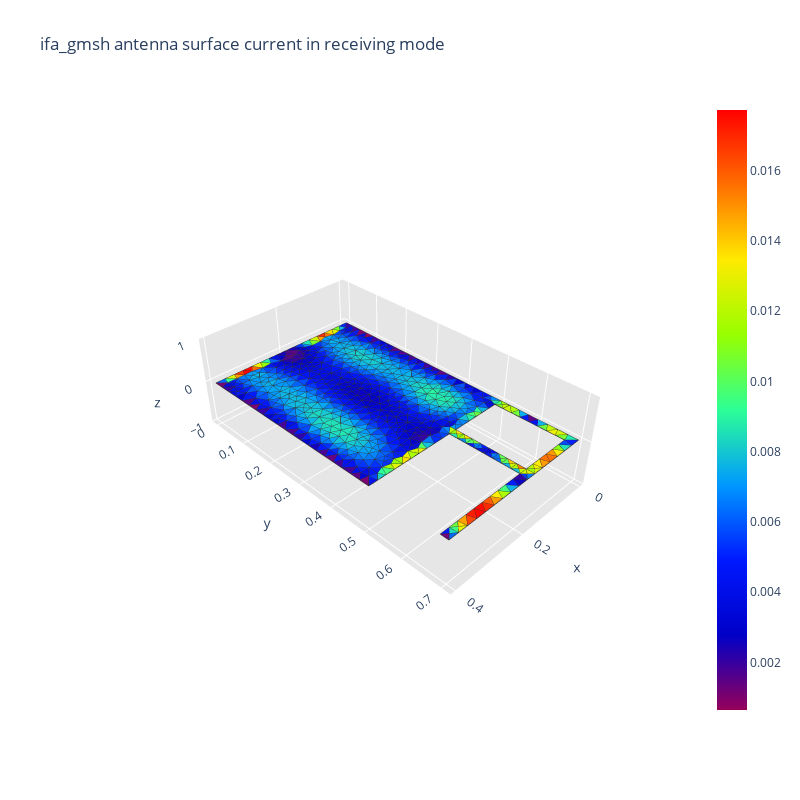

Notebook cell for this chart:
### Code cell
traitement_de_(ifa_mat_gmsh)
print("\n")

start_time = time.time()

scattering_algorithm(ifa_mat_gmsh, 1.3e9, wave_incident_direction, polarization, load_from_matlab=True)

elapsed_time = time.time() - start_time
print(f"\nTemps écoulé pour le traitement de l'antenne étudiée : {elapsed_time:.6f} secondes")
print('\n')

### Figure 1 — Plotly figure (JSON) as saved in the notebook; plotly's stock layout.template omitted (floating-point values rounded to 4 significant figures; data arrays with more than 128 entries replaced by an {"elided": "..."} marker saying what was removed)
{"data": [{"facecolor": {"elided": "955 str values"}, "i": {"elided": "955 int values"}, "j": {"elided": "955 int values"}, "k": {"elided": "955 int values"}, "name": "", "type": "mesh3d", "x": {"elided": "546 float values"}, "y": {"elided": "546 float values"}, "z": {"elided": "546 int values"}}, {"line": {"color": "rgb(50, 50, 50)", "width": 1.5}, "mode": "lines", "showlegend": false, "type": "scatter3d", "x": {"elided": "4775 float values"}, "y": {"elided": "4775 float values"}, "z": {"elided": "4775 int values"}}, {"hoverinfo": "none", "marker": {"color": [0.0006514, 0.01772], "colorscale": [[0, "rgb(150, 0, 90)"], [0.125, "rgb(0, 0, 200)"], [0.25, "rgb(0, 25, 255)"], [0.375, "rgb(0, 152, 255)"], [0.5, "rgb(44, 255, 150)"], [0.625, "rgb(151, 255, 0)"], [0.75, "rgb(255, 234, 0)"], [0.875, "rgb(255, 111, 0)"], [1, "rgb(255, 0, 0)"]], "showscale": true, "size": 0.1}, "mode": "markers", "showlegend": false, "type": "scatter3d", "x": [0.4], "y": [0.68], "z": [0]}], "layout": {"height": 800, "scene": {"aspectratio": {"x": 0.5714, "y": 1, "z": 0.3}, "xaxis": {"backgroundcolor": "rgb(230, 230, 230)", "gridcolor": "rgb(255, 255, 255)", "showbackground": true, "zerolinecolor": "rgb(255, 255, 255)"}, "yaxis": {"backgroundcolor": "rgb(230, 230, 230)", "gridcolor": "rgb(255, 255, 255)", "showbackground": true, "zerolinecolor": "rgb(255, 255, 255)"}, "zaxis": {"backgroundcolor": "rgb(230, 230, 230)", "gridcolor": "rgb(255, 255, 255)", "showbackground": true, "zerolinecolor": "rgb(255, 255, 255)"}}, "title": {"text": "ifa_gmsh antenna surface current in receiving mode"}, "width": 800}}
